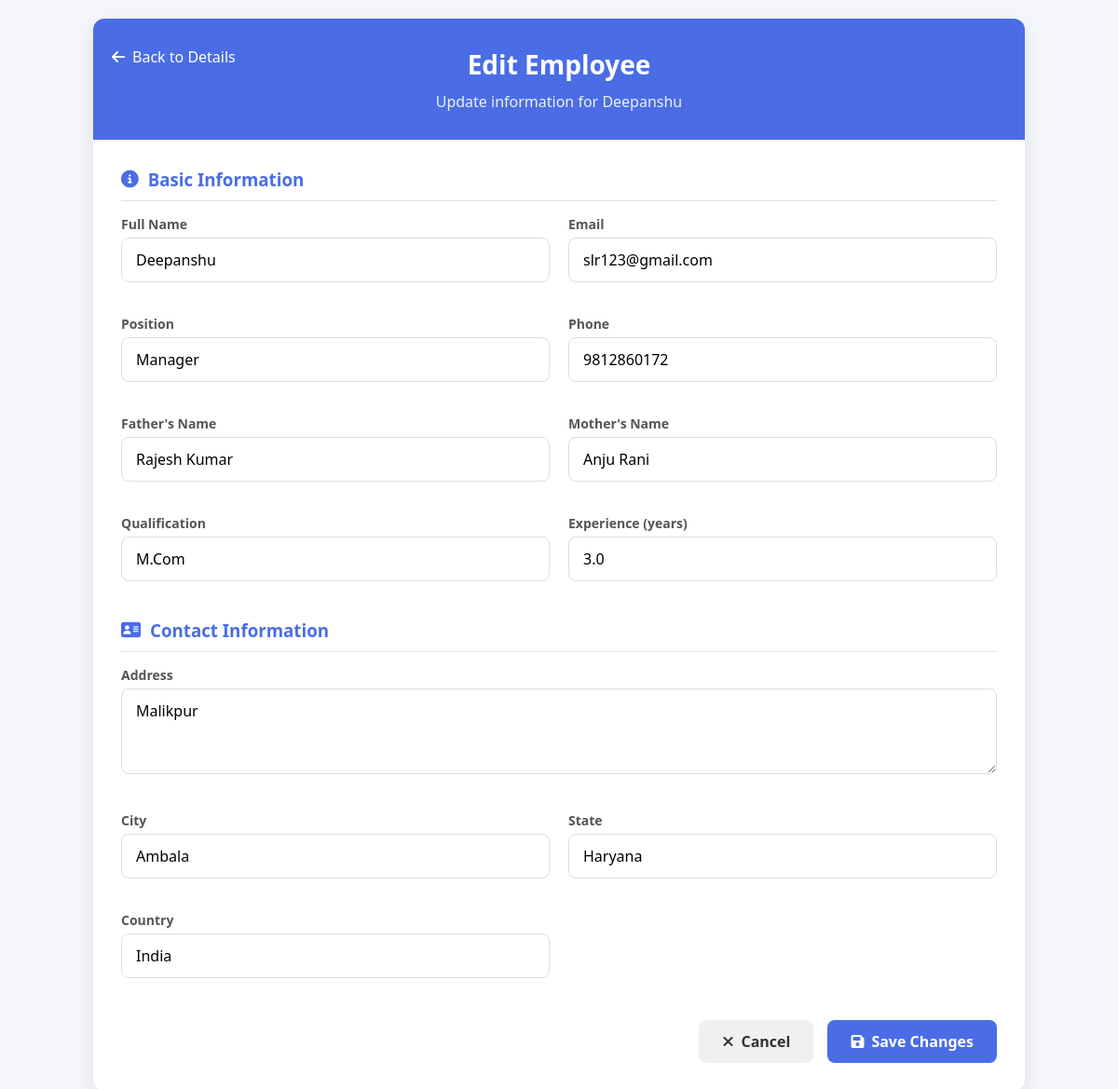
The app's page /employee/1/edit/ with its own data.
### myapp/models.py (models this page shows, shortened)
class Employee(models.Model):
    profile_picture = models.ImageField(upload_to='profile_pics/', blank=True, null=True)
    employee_id=models.CharField(max_length=15,unique=True)
    name = models.CharField(max_length=100)
    email = models.EmailField(unique=True)
    father_name = models.CharField(max_length=100)
    mother_name = models.CharField(max_length=100)
    position = models.CharField(max_length=100)
    qualification=models.CharField(max_length=50)
    experience = models.DecimalField(max_digits=4, decimal_places=1)  # e.g., 5.5 years
    date_of_joining = models.DateField()
    phone = models.CharField(max_length=15)
    other_phone_no = models.CharField(max_length=15,null=True)
    gender = models.CharField(max_length=10, choices=[
        ('male', 'Male'),
        ('female', 'Female'),
        ('other', 'Other')
    ])
    birthday = models.DateField()
    address = models.TextField()
    city = models.CharField(max_length=100)
    state = models.CharField(max_length=100)
    state_code = models.CharField(max_length=10,null=True)
    country = models.CharField(max_length=30, choices=[
    ('India', 'India'),
    ('USA', 'USA'),
    ('UK', 'UK'),
    ('Canada', 'Canada'),
    ('Australia', 'Australia'),
    ('Germany', 'Germany'),
    ('France', 'France'),
    ('Japan', 'Japan'),
    ('China', 'China'),
    ('Other', 'Other')
])
    category = models.CharField(max_length=10, choices=[
        ('Genral', 'General'),
        ('BC(A)', 'BC(A)'),
        ('BC(B)', 'BC(B)'),
        ('SC', 'SC'),
        ('ST', 'ST'),
        ('Others', 'Others')
    ])
    nationality = models.CharField(max_length=20, choices=[
        ('Indian', 'Indian'),
        ('NRI', 'NRI'),
        ('Other', 'Other')
    ])
    religion = models.CharField(max_length=20, choices=[
        ('Hindu', 'Hindu'),
        ('Muslim', 'Muslim'),
        ('Sikh', 'Sikh'),
        ('Christian', 'Christian'),
        ('Jain', 'Jain'),
        ('Buddhist', 'Buddhist'),
        ('Other', 'Other')
    ])
    adhar_no = models.BigIntegerField()
    pan_no = models.CharField(max_length=20)
    martial_status = models.CharField(max_length=15, choices=[
        ('married', 'Married'),
        ('unmarried', 'Unmarried')
    ], default='unmarried')
    username=models.EmailField()
    password=models.CharField(max_length=15,null=True)

### myapp/views.py (the view, shortened to what this page needs)
# urls.py: path('employee/<int:pk>/edit/', views.edit_employee, name='edit_employee'),
def edit_employee(request, pk):
    employee = get_object_or_404(Employee, pk=pk)
    return render(request, 'edit_employee.html', {'employee': employee})

### template/edit_employee.html (shortened to what this page needs)
<!DOCTYPE html>
<html lang="en">
<head>
    <link rel="stylesheet" href="https://cdnjs.cloudflare.com/ajax/libs/font-awesome/6.4.0/css/all.min.css">
</head>
<body>
    <div class="container">
        <div class="header">
            <a href="{% url 'employee_detail' employee.id %}" class="back-btn">
                <i class="fas fa-arrow-left"></i> Back to Details
            </a>
            <h1>Edit Employee</h1>
            <p>Update information for {{ employee.name }}</p>
        </div>
        <div class="employee-content">
            <form method="POST">
                <div class="form-section">
                    <h3><i class="fas fa-info-circle"></i> Basic Information</h3>
                    <div class="form-grid">
                        <div class="form-group">
                            <label for="name">Full Name</label>
                            <input type="text" id="name" name="name" value="{{ employee.name }}" required>
                        </div>
                        <div class="form-group">
                            <label for="email">Email</label>
                            <input type="email" id="email" name="email" value="{{ employee.email }}" required>
                        </div>
                        <div class="form-group">
                            <label for="position">Position</label>
                            <input type="text" id="position" name="position" value="{{ employee.position }}" required>
                        </div>
                        <div class="form-group">
                            <label for="phone">Phone</label>
                            <input type="text" id="phone" name="phone" value="{{ employee.phone }}" required>
                        </div>
                        <div class="form-group">
                            <label for="father_name">Father's Name</label>
                            <input type="text" id="father_name" name="father_name" value="{{ employee.father_name }}">
                        </div>
                        <div class="form-group">
                            <label for="mother_name">Mother's Name</label>
                            <input type="text" id="mother_name" name="mother_name" value="{{ employee.mother_name }}">
                        </div>
                        <div class="form-group">
                            <label for="qualification">Qualification</label>
                            <input type="text" id="qualification" name="qualification" value="{{ employee.qualification }}">
                        </div>
                        <div class="form-group">
                            <label for="experience">Experience (years)</label>
                            <input type="number" id="experience" name="experience" value="{{ employee.experience }}">
                        </div>
                    </div>
                </div>
                <div class="form-section">
                    <h3><i class="fas fa-address-card"></i> Contact Information</h3>
                    <div class="form-grid">
                        <div class="form-group full-width">
                            <label for="address">Address</label>
                            <textarea id="address" name="address" rows="3">{{ employee.address }}</textarea>
                        </div>
                        <div class="form-group">
                            <label for="city">City</label>
                            <input type="text" id="city" name="city" value="{{ employee.city }}">
                        </div>
                        <div class="form-group">
                            <label for="state">State</label>
                            <input type="text" id="state" name="state" value="{{ employee.state }}">
                        </div>
                        <div class="form-group">
                            <label for="country">Country</label>
                            <input type="text" id="country" name="country" value="{{ employee.country }}">
                        </div>
                    </div>
                </div>
                <div class="action-buttons">
                    <a href="{% url 'employee_detail' employee.id %}" class="action-btn cancel-btn">
                        <i class="fas fa-times"></i> Cancel
                    </a>
                    <button type="submit" class="action-btn save-btn">
                        <i class="fas fa-save"></i> Save Changes
                    </button>
                </div>
            </form>
        </div>
    </div>
</body>
</html>

### template/edit_employee.html (style rules this page uses)
* { margin: 0; padding: 0; box-sizing: border-box; font-family: 'Segoe UI', Tahoma, Geneva, Verdana, sans-serif; }
body { background-color: #f5f7fa; padding: 20px; }
.container { max-width: 1000px; margin: 0 auto; background: #fff; border-radius: 12px; box-shadow: 0 8px 24px rgba(0, 0, 0, 0.1); overflow: hidden; }
.header { background: #4a6de5; padding: 30px 20px; text-align: center; color: white; position: relative; }
.header h1 { font-size: 28px; font-weight: 600; margin-bottom: 10px; }
.header p { font-size: 16px; opacity: 0.9; }
.back-btn { position: absolute; left: 20px; top: 30px; color: white; text-decoration: none; display: flex; align-items: center; font-weight: 500; }
.back-btn i { margin-right: 8px; }
.employee-content { padding: 30px; }
.form-grid { display: grid; grid-template-columns: repeat(2, 1fr); gap: 20px; }
.form-section { margin-bottom: 25px; }
.form-section h3 { color: #4a6de5; margin-bottom: 15px; padding-bottom: 10px; border-bottom: 1px solid #e0e0e0; display: flex; align-items: center; }
.form-section h3 i { margin-right: 10px; }
.form-group { margin-bottom: 15px; }
.form-group label { display: block; font-weight: 600; color: #555; margin-bottom: 5px; font-size: 14px; }
.form-group input, .form-group select, .form-group textarea { width: 100%; padding: 12px 15px; border: 1px solid #ddd; border-radius: 8px; font-size: 16px; transition: all 0.3s; }
.full-width { grid-column: 1 / span 2; }
.action-buttons { display: flex; gap: 15px; margin-top: 30px; justify-content: flex-end; }
.action-btn { padding: 12px 25px; border-radius: 8px; font-weight: 600; display: flex; align-items: center; justify-content: center; cursor: pointer; text-decoration: none; transition: all 0.3s; border: none; font-size: 16px; }
.action-btn i { margin-right: 8px; }
.save-btn { background: #4a6de5; color: white; }
.cancel-btn { background: #f0f0f0; color: #333; text-decoration: none; }

### records on screen
Employee: name "Deepanshu", email "slr123@gmail.com", position "Manager", phone "9812860172", father_name "Rajesh Kumar", mother_name "Anju Rani", qualification "M.Com", experience "3.0", address "Malikpur", city "Ambala", state "Haryana", country "India"
